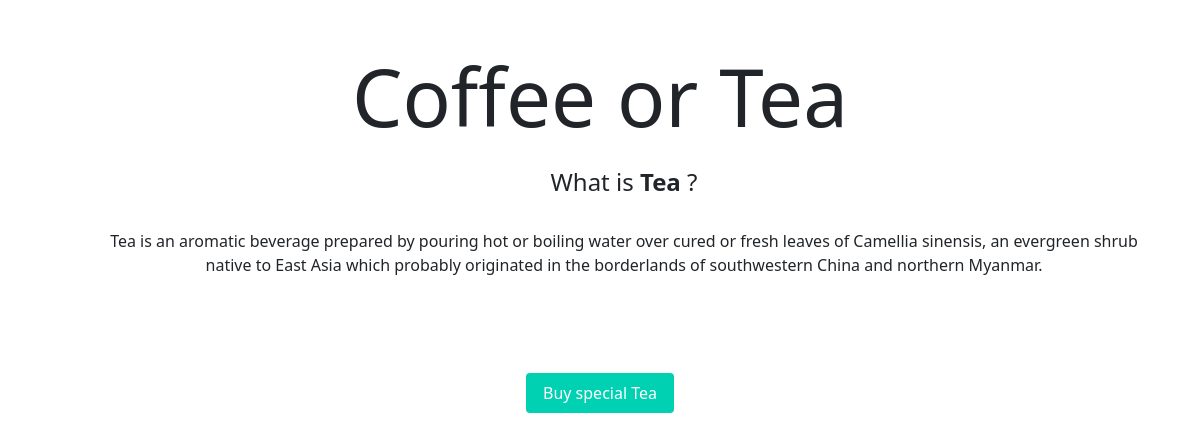
/item/2/, run on the app's committed database.
### payments/models.py (models this page shows)
class Item(models.Model):
    name = models.CharField(max_length=100)
    description = models.TextField()
    price = models.DecimalField(max_digits=10, decimal_places=2)

### payments/views.py (the view)
# urls.py: path('item/<int:pk>/', views.ItemView.as_view(), name='item-detail'),
class ItemView(DetailView):
    model = Item
    template_name = 'item.html'
    context_object_name = 'item'

### templates/item.html (shortened to what this page needs)
{% extends 'home.html' %}
{% load static %}
{% block content %}
<div class="container col m-4">
        <h4>What is <b>{{ item.name }}</b> ?</h4>
        <p class="p-4 hm-4">{{ item.description }}</p>
    </div>
    <section class="section">
      <div class="container">
        <button class="button is-primary" id="submitBtn">Buy special {{ item.name }}</button>
      </div>
    </section>
{% endblock %}

### data on the page
Item: name "Tea", description "Tea is an aromatic beverage prepared by pouring hot or boiling water over cured or fresh leaves of Camellia sinensis, an evergreen shrub native to East Asia which probably originated in the borderlands of southwestern China and northern Myanmar."
